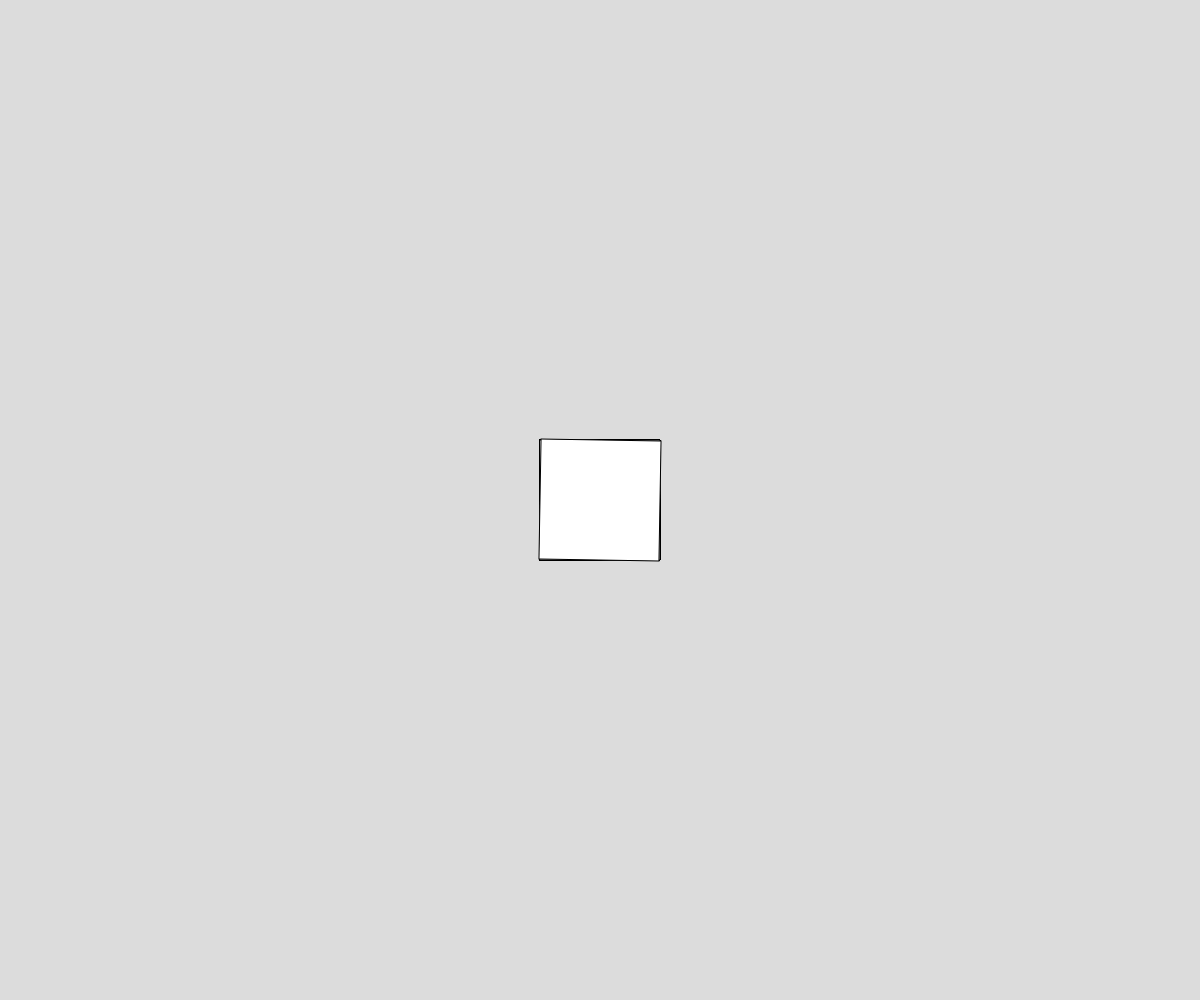
Frame 1 (no input)
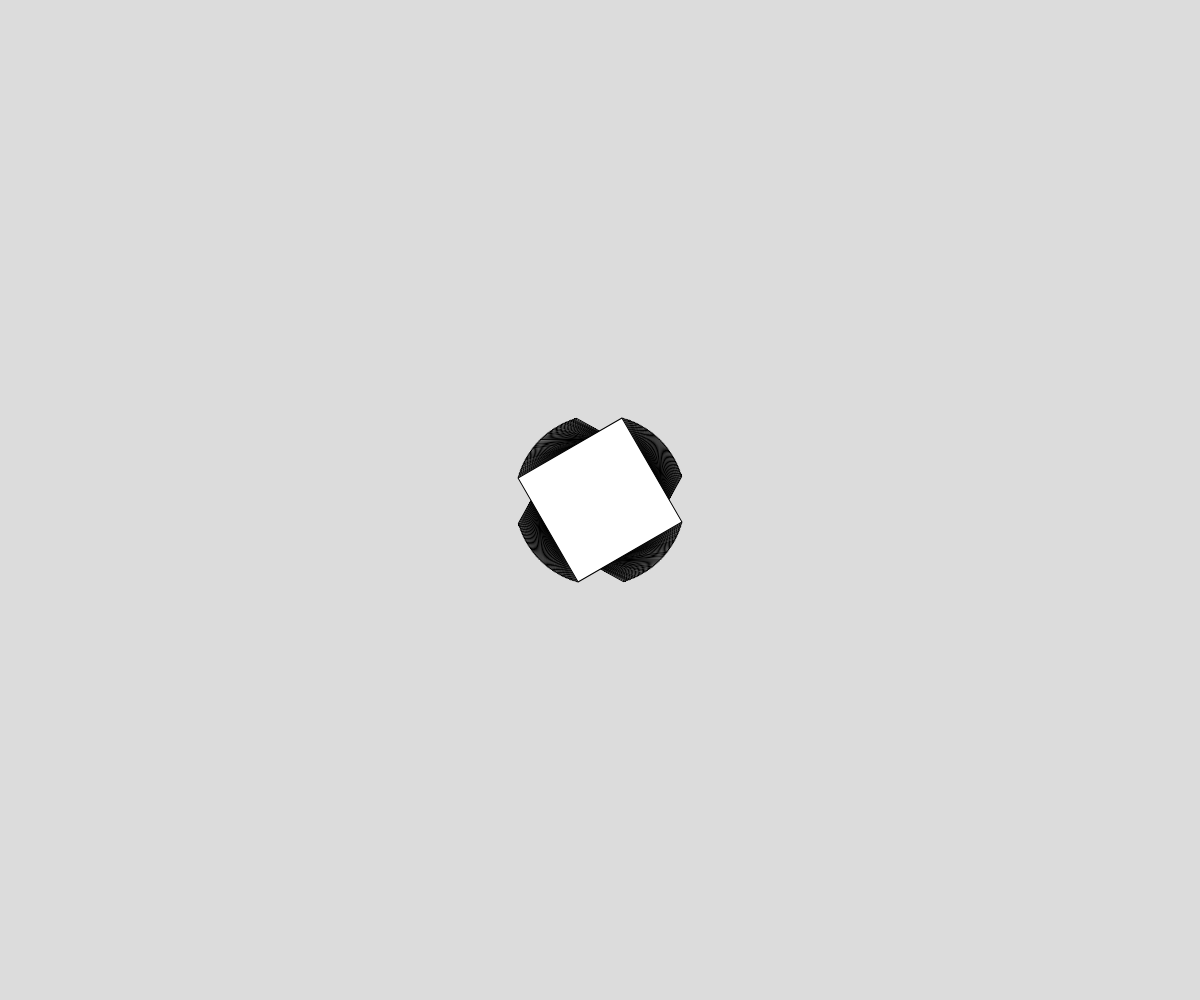
Frame 60 (no input)
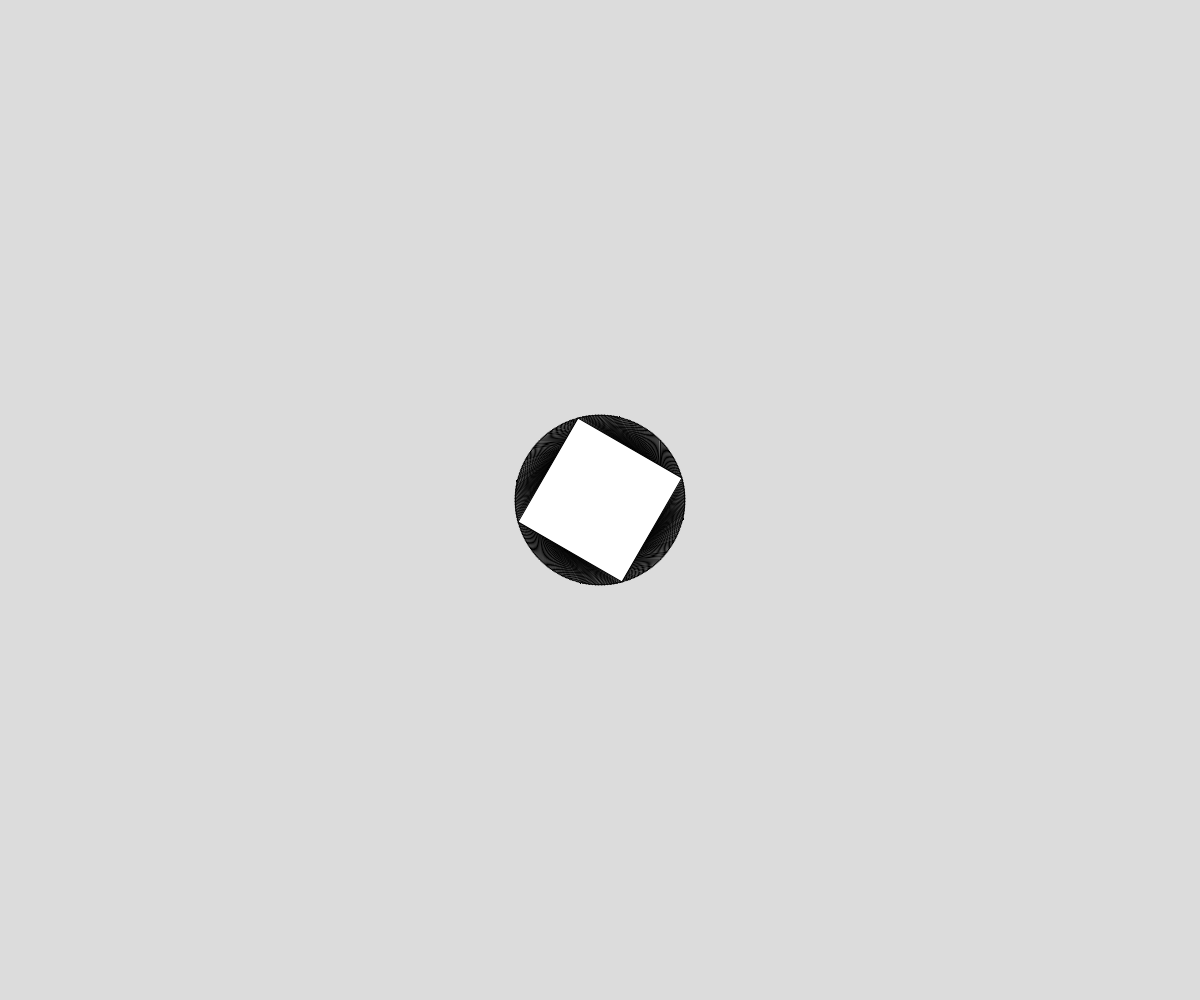
Frame 120 (the mouse pressed at the canvas centre since frame 60)

The p5.js sketch that drew these frames (run headless with seeded random() and noise() and a simulated clock; from frame 60 on, the mouse is pressed at the canvas centre):

// p5.js sketch
// ── sketch.js
// SNAKE

//GLOBALS
let x, y;
let posList = [];
const NUM_SEGMENTS = 250;

function setup() {
  createCanvas(windowWidth, windowHeight);
  rectMode(CENTER);  angleMode(DEGREES);
  x = width/2;   y = height/2;
  for(let i = 0; i<NUM_SEGMENTS; i++){
    posList.push({x:x, y:y, r:frameCount});
  }
}

function renderSnake(){
  for(let p of posList){
    push();
    translate(p.x, p.y);
    rotate(p.r);
    square(0,0,120);
    pop();
    p.r += 2;
  }
}

function move(){
  if(keyIsDown(LEFT_ARROW)) x -= 4;
  if(keyIsDown(RIGHT_ARROW)) x += 4;
  if(keyIsDown(UP_ARROW)) y -= 4;
  if(keyIsDown(DOWN_ARROW)) y += 4;
  //every movement step, add a new segment
  //and delete oldest segment
  posList.splice(0,1);
  posList.push({x:x, y:y, r:frameCount});

}

function draw() {
  background(220);
  move();
  renderSnake();
}
